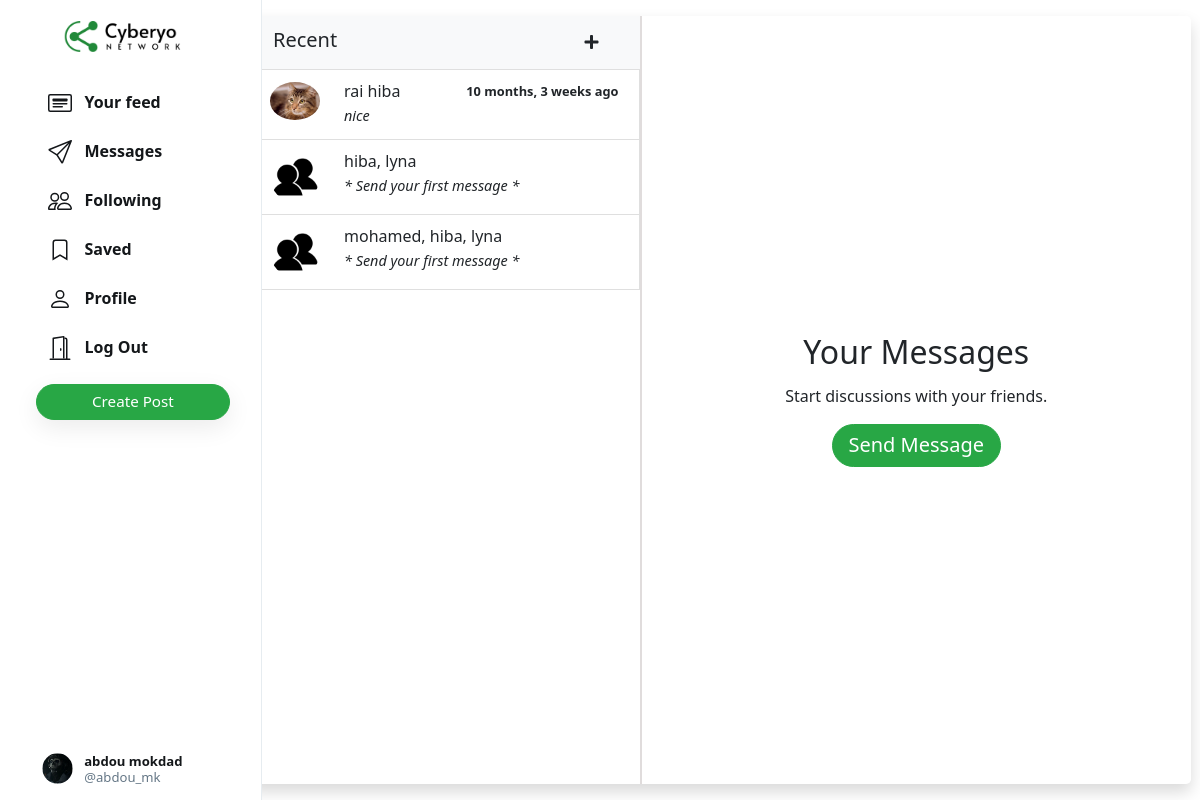
/n/chatting (signed in), run on the app's committed database.
### network/models.py (models this page shows, shortened)
class User(AbstractUser):
    profile_pic = models.ImageField(upload_to='profile_pic/')
    bio = models.TextField(max_length=160, blank=True, null=True)
    cover = models.ImageField(upload_to='covers/', blank=True)

### chat/models.py (models this page shows, shortened)
class Message(models.Model):
    chat_room = models.ForeignKey(Room, on_delete=models.CASCADE, related_name='messages')
    body = models.TextField()
    created_by = models.ForeignKey(User,blank=False,null=False,on_delete=models.CASCADE)
    created_at = models.DateTimeField(auto_now_add=True)
    class Meta :
        ordering = ('created_at',)

### network/views.py (the view)
# urls.py: path("n/chatting", views.chatting, name="chatting"),
def chatting(request):
    if request.user.is_authenticated:
        is_admin = request.user.groups.filter(name='administrateur').exists()
        allUsers = User.objects.exclude(username=request.user.username).order_by("username")
        userLogged = request.user.id
        user_rooms_info = []
        user_rooms = Room.objects.filter(participants=userLogged).annotate(last_message_created_at=Max('messages__created_at')).order_by('-last_message_created_at')
        for room in user_rooms:
            if (room.isGroupChat):
                participants_excluding_me = room.participants.exclude(username = request.user.username)
                participants_last_names = ', '.join(participant.last_name for participant in participants_excluding_me)
                groupImage = '/media/profile_pic/groupchat.png'
                last_message = room.messages.last()
                room_info = {
                    'room_id': room.room_id,
                    'participants_last_names' : room.room_name if room.room_name else participants_last_names,
                    'group_pfp' : room.room_picture.url if room.room_picture else groupImage,
                    'last_message_body': last_message.body if last_message else None,
                    'last_message_created_at': last_message.created_at if last_message else None,
                    'last_message_created_by': last_message.created_by if last_message else None,
                    'last_message_id': last_message.id if last_message else None,
                    'isGroupChat' : True
                }
            else:
                second_participant = room.participants.exclude(id=userLogged).first()
                if second_participant:
                    last_message = room.messages.last()
                    room_info = {
                        'room_id': room.room_id,
                        'second_participant_username': second_participant.username,
                        'second_participant_first_name': second_participant.first_name,
                        'second_participant_profile_pic': second_participant.profile_pic.url,
                        'second_participant_last_name': second_participant.last_name,
                        'last_message_body': last_message.body if last_message else None,
                        'last_message_created_at': last_message.created_at if last_message else None,
                        'last_message_id': last_message.id if last_message else None,
                        'isGroupChat' : False
                    }
            user_rooms_info.append(room_info)
        return render(request, "chat/partials/chat_page.html", {
            "allUsers": allUsers,
            'user_rooms_info': user_rooms_info,
            'is_admin':is_admin,
        })
    else:
        return HttpResponseRedirect(reverse('login'))

### chat/templates/chat/partials/chat_page.html (shortened to what this page needs)
{% extends "network/layout.html" %}
{% load static %}
{% block chat %}
<div class="main-div" style="height: 100vh;">
    <div class="container py-3 px-4" style="height: 100%;">
        <div class="row rounded-lg overflow-hidden shadow" style="height: 100%;">
          <div style="border-right: 2px solid #e0dcdc;" class="col-5 px-0">
            <div class="bg-white">
              <div  class="d-flex justify-content-between bg-gray px-4 py-2 bg-light">
                <p class="h5 mb-0 py-1">Recent</p>
                <button id="add-chat" class="btn" data-toggle="modal" data-target="#messageModal"> <i class="fa fa-plus" aria-hidden="true"></i></button>
              </div>
              <div class="messages-box">
                <div class="list-group rounded-0">
                {% for room_info in user_rooms_info %}
                  <a id="{{room_info.room_id}}" style="cursor: pointer;" onclick="joinChatRoom('{{room_info.room_id}}')" class="list-group-item list-group-item-action  rounded-0">
                    {%if room_info.isGroupChat %}
                    <div class="media"><img src="{{room_info.group_pfp}}" alt="user" width="50" class="rounded-circle">
                        <div class="media-body ml-4">
                            <div class="d-flex align-items-center justify-content-between mb-1">
                                <h6 class="mb-0">{{room_info.participants_last_names}} </h6>
                            </div>
                            <p class="font-italic mb-0 text-small textToResize">
                                </p>
                            </div>
                        </div>
                    {%else%}
                    <div class="media"><img src="{{room_info.second_participant_profile_pic}}" alt="user" width="50" class="rounded-circle">
                      <div class="media-body ml-4">
                        <div class="d-flex align-items-center justify-content-between mb-1">
                          <h6 class="mb-0">{{ room_info.second_participant_first_name }} {{ room_info.second_participant_last_name }} </h6><small data-created-at="{{room_info.last_message_created_at}}" class="small font-weight-bold time_of_messages_group">{%if room_info.last_message_created_at is None %} {%else%}{{ room_info.last_message_created_at|timesince}} ago{% endif %}</small>
                        </div>
                        <p class="font-italic mb-0 text-small textToResize">
                            </p>
                      </div>
                    </div>
                    {%endif%}
                  </a>
                  {% endfor %}
                </div>
              </div>
            </div>
          </div>
          {%block messaging%}
          <div class="col-7 px-0 d-flex justify-content-center align-items-center">
            <div class="container center-content">
                <div class="row">
                    <div class="col-12 text-center">
                        <h2 class="card-title">Your Messages</h2>
                        <p>Start discussions with your friends.</p>
                        <button id="sendMessageBtn" class="btn btn-success btn-lg shadow-sm rounded-pill" data-toggle="modal" data-target="#messageModal">Send Message</button>
                    </div>
                </div>
            </div>
          </div>
          {% endblock %}
        </div>
      </div>
</div>
{% endblock %}

### network/templates/network/layout.html (shortened to what this page needs)
{% load static %}
<!DOCTYPE html>
<html lang="en">
    <head>
        <link rel="stylesheet" href="https://stackpath.bootstrapcdn.com/bootstrap/4.4.1/css/bootstrap.min.css">
        <link href="{% static 'network/styles.css' %}" rel="stylesheet">
        <link rel="stylesheet" href="https://use.fontawesome.com/releases/v5.15.1/css/all.css">
    </head>
    <body>
        <div class="body" data-page="{{page}}">
            <div class="sidenav">
                <a href="{% url 'index' %}" class="navbar-brand">
                    <img src="{% static 'network/Images/logo.png' %}" height="31px">
                </a>
                <div style="height: 100%;">
                    <div>
                        <div>
                            <ul>
                                <li class="nav-item" id="all_posts">
                                <a href="{% url 'index' %}" class="nav-link">
                                    <div>
                                        &nbsp;&nbsp;Your feed
                                    </div>
                                </a>
                                </li>
                                {% if user.is_authenticated %}
                                    <li class="nav-item" id="messaging">
                                        <a href="{% url 'chatting' %}" class="nav-link">
                                            <div>
                                                &nbsp;&nbsp;Messages
                                            </div>
                                        </a>
                                    </li>
                                    <li class="nav-item" id="following">
                                        <a href="{% url 'following' %}" class="nav-link">
                                            <div>
                                                &nbsp;&nbsp;Following
                                            </div>
                                        </a>
                                    </li>
                                    <li class="nav-item" id="saved">
                                        <a href="{% url 'saved' %}" class="nav-link">
                                            <div>
                                                <svg width="1.5em" height="1.5em" viewBox="0 0 16 16" class="bi bi-bookmark" fill="currentColor" xmlns="http://www.w3.org/2000/svg">
                                                    <path fill-rule="evenodd" d="M8 12l5 3V3a2 2 0 0 0-2-2H5a2 2 0 0 0-2 2v12l5-3zm-4 1.234l4-2.4 4 2.4V3a1 1 0 0 0-1-1H5a1 1 0 0 0-1 1v10.234z"/>
                                                  </svg>
                                                &nbsp;&nbsp;Saved
                                            </div>
                                        </a>
                                    </li>
                                    <li class="nav-item" id="profile">
                                        <a href="{% url 'profile' user.username %}" class="nav-link">
                                            <div>
                                                &nbsp;&nbsp;Profile
                                            </div>
                                        </a>
                                    </li>
                                    <li class="nav-item" id="logout">
                                        <a href="{% url 'logout' %}" class="nav-link">
                                            <div>
                                                &nbsp;&nbsp;Log Out
                                            </div>
                                        </a>
                                    </li>
                                {% endif %}
                            </ul>
                        </div>
                        {% if user.is_authenticated %}
                            <button id="popup-btn" class="btn btn-success new-post-btn" onclick="createpost()">Create Post</button>
                        {% endif %}
                    </div>
                    <div style="position: absolute; bottom: 10px;">
                        {% if user.is_authenticated %}
                            <li class="nav-item sidenav-user">
                                <a href="{% url 'profile' user.username %}" class="nav-link">
                                    <div class="user_account">
                                        <div class="small-profilepic" style="float: left; background-image: url(/media/{{user.profile_pic}})"></div>
                                        <div style="height: 2.7vw; margin: auto;">
                                            <div style="margin-top: 4px;"><strong>{{user.first_name}} {{user.last_name}}</strong></div>
                                            <div class="grey" style="margin-top: 4px;">@{{ user.username }}</div>
                                        </div>
                                    </div>
                                </a>
                            </li>
                        {% endif %}
                    </div>
                </div>
            </div>
            {%block chat%}{% endblock %}
        </div>
</body>
</html>

### network/static/network/styles.css (style rules this page uses)
.body { display: flex; min-height: 100%; font-family: system-ui, sans-serif; }
.btn { border-radius: 20px; padding: 0.32rem 1rem 0.375rem 1rem; }
.btn, .btn:focus, .btn:active { box-shadow: none !important; -webkit-box-shadow: none !important; }
.grey { color: #657786; }
svg { vertical-align: text-top; }
.sidenav { height: 100%; width: 21.8%; position: fixed; top: 0; left: 0; padding: 15px; list-style: none; border-right: .5px solid #e6ecf0; z-index: 100; padding-left: 3%; background-color: white; }
.sidenav ul { list-style: none; padding-left: 0px; margin-top: 3vh; }
.sidenav li { margin-top: 7px; }
.sidenav .nav-link { color: #14171a; line-height: .7em; font-weight: 700; padding: 0px; }
.sidenav .nav-link > div { padding: 10px 20px 8px 12px; border-radius: 25px; line-height: 0.9em; width: max-content; }
.new-post-btn { padding-left: 55px !important; padding-right: 55px !important; font-size: .95em; font-weight: 530; box-shadow: rgba(0, 0, 0, 0.08) 0px 8px 24px !important; }
.user_account { display: flex; font-size: .82rem; font-weight: normal; padding-top: 3px !important; padding-bottom: 3px !important; padding-left: 3px !important; }
.user_account .small-profilepic { transform: scale(.82); margin-left: auto; margin-top: auto; }
.main-div { position: relative; width: 47.25%; min-height: 100vh; left: 21.8%; }
.small-profilepic { width: 3.1vw; height: 3.1vw; border-radius: 9999px; overflow: hidden; margin-right: 8px; background-size: cover; background-repeat: no-repeat; background-position: center; box-sizing: content-box; }

### chat/templates/chat/partials/chat_page.html (style rules this page uses)
.text-small { font-size: 0.9rem; }
.messages-box, .chat-box { height: 490px; overflow-y: scroll; }
.rounded-lg { border-radius: 0.5rem; }
.main-div { position: relative; width: 80%; min-height: 100vh; left: 20%; }

### data on the page
User: profile_pic (picture), first_name "abdou", last_name "mokdad", username "abdou_mk"
User: second_participant_first_name "rai", second_participant_last_name "hiba"
Message: last_message_created_at "10 months, 3 weeks"

### other printed values
{{ room_info.participants_last_names }} "hiba, lyna" "mohamed, hiba, lyna"
